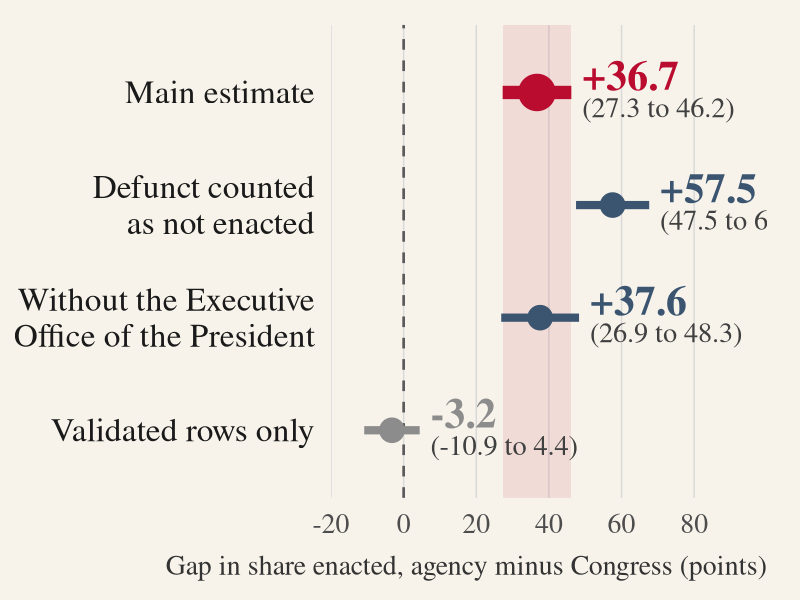
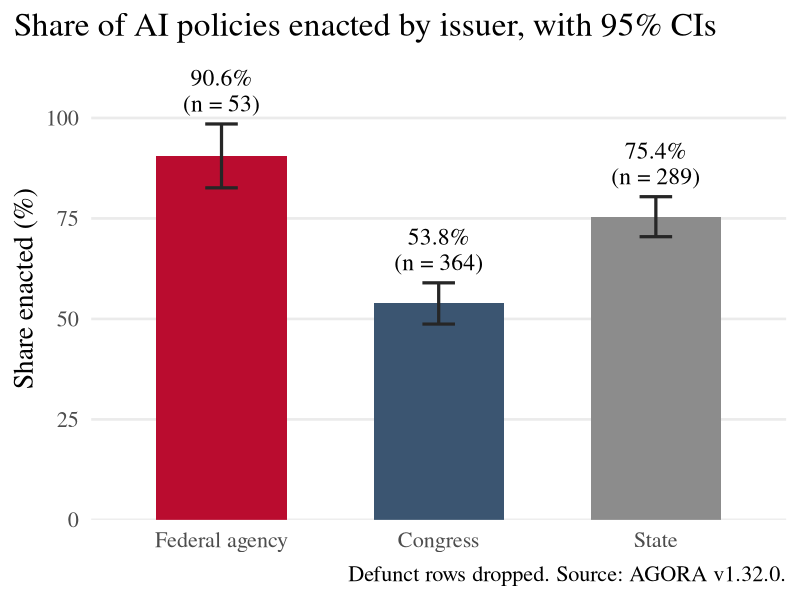
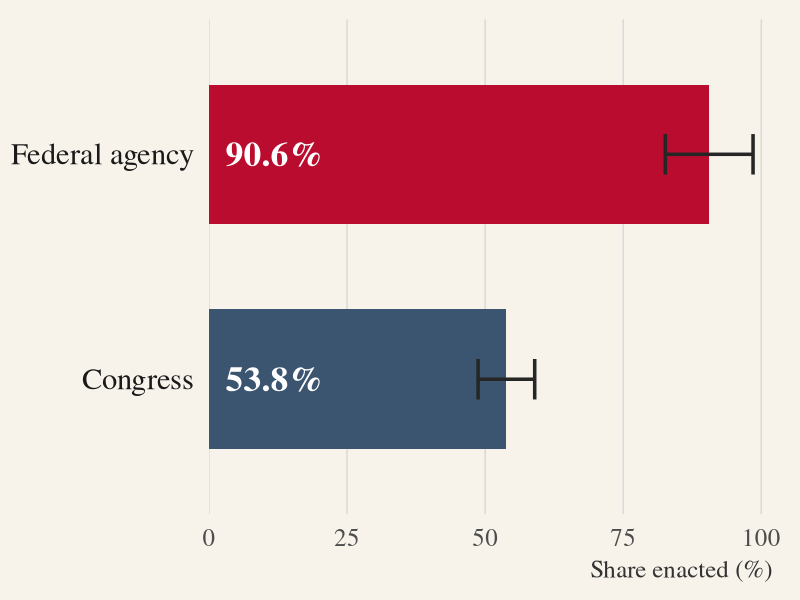
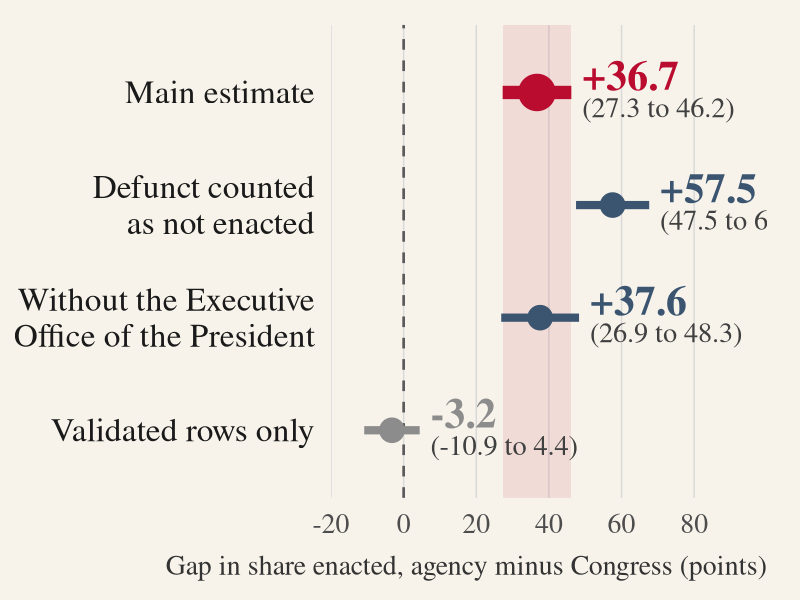
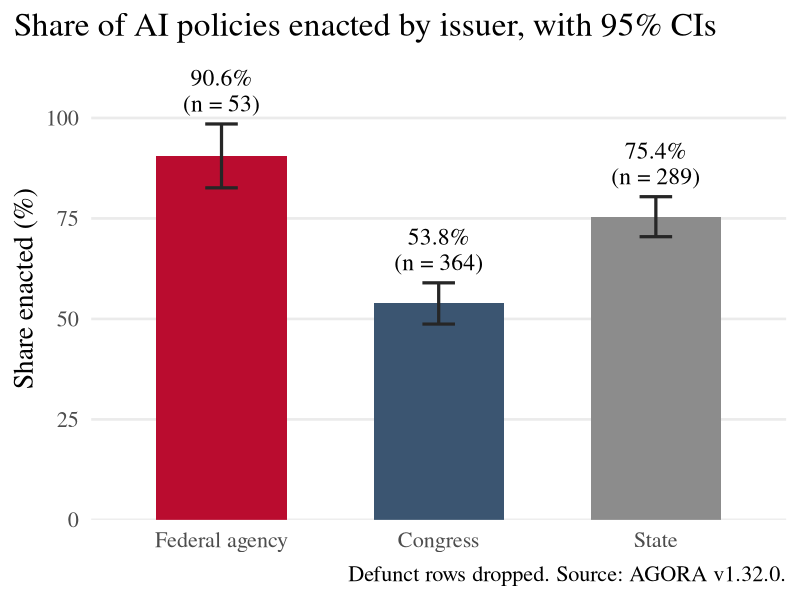
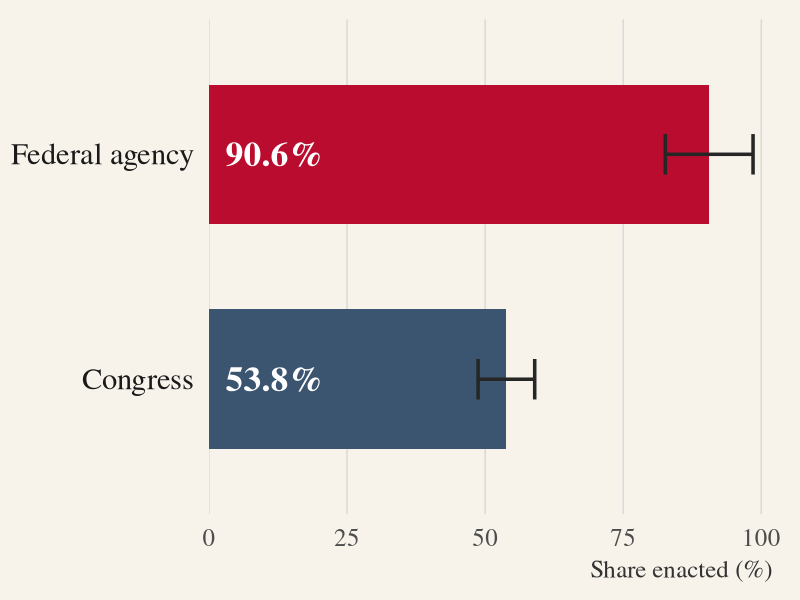

The R script that drew these images, in order:
## INTL 7007 final project
## does who issues an AI policy affect whether it gets enacted?
## H1: AI policies issued by federal agencies are more likely to be enacted than AI bills proposed in Congress.
## H0: The issuing authority makes no difference to whether an AI policy is enacted.
## data: AGORA v1.32.0 (ETO), https://doi.org/10.5281/zenodo.21964209

## packages
library(ggplot2)

## loading the data
documents <- read.csv("data/agora/documents.csv")
authorities <- read.csv("data/agora/authorities.csv")

head(documents[, c("Authority", "Most.recent.activity")])
dim(documents)
dim(authorities)

## most recent activity
table(documents$Most.recent.activity, exclude = NULL)

## number of different authorities
dim(table(documents$Authority))

## parent group for each authority (from authorities.csv)
documents$parent <- authorities$Parent.authority[match(documents$Authority,
                                                       authorities$Name)]
sum(is.na(match(documents$Authority, authorities$Name)))
table(documents$parent, exclude = NULL)

## issuer: Congress, federal agency or state
documents$issuer <- NA
documents$issuer <- ifelse(documents$Authority == "United States Congress",
                           "Congress", documents$issuer)
documents$issuer <- ifelse(documents$parent == "Federal government" &
                           documents$Authority != "United States Congress",
                           "Federal agency", documents$issuer)
documents$issuer <- ifelse(documents$parent == "State governments",
                           "State", documents$issuer)
table(documents$issuer, exclude = NULL)

## authorities counted as federal agencies
table(documents$Authority[documents$issuer == "Federal agency"])

## keeping Congress, federal agencies and states only
issuers <- documents[!is.na(documents$issuer), ]
table(issuers$issuer, issuers$Most.recent.activity)

## dropping Defunct (DV is proposed or enacted)
policies <- issuers[issuers$Most.recent.activity != "Defunct", ]
policies$enacted <- ifelse(policies$Most.recent.activity == "Enacted", 1, 0)

## N used and dropped
nrow(documents)
nrow(documents) - nrow(issuers)
sum(issuers$Most.recent.activity == "Defunct")
nrow(policies)

## enacted and proposed by issuer
activity_counts <- table(policies$issuer, policies$Most.recent.activity)
activity_counts
sum(activity_counts)

## percentages within each issuer
100 * prop.table(activity_counts, margin = 1)

## share enacted by issuer
congress <- policies$enacted[policies$issuer == "Congress"]
agency <- policies$enacted[policies$issuer == "Federal agency"]
state <- policies$enacted[policies$issuer == "State"]

table(policies$issuer)

pct_enacted <- 100 * c("Congress" = mean(congress),
                       "Federal agency" = mean(agency),
                       "State" = mean(state))
pct_enacted

## 95% confidence intervals
## Congress
100 * (mean(congress) - 1.96 * sqrt(var(congress) / length(congress)))
100 * (mean(congress) + 1.96 * sqrt(var(congress) / length(congress)))

## federal agency
100 * (mean(agency) - 1.96 * sqrt(var(agency) / length(agency)))
100 * (mean(agency) + 1.96 * sqrt(var(agency) / length(agency)))

## state
100 * (mean(state) - 1.96 * sqrt(var(state) / length(state)))
100 * (mean(state) + 1.96 * sqrt(var(state) / length(state)))

## federal agency vs Congress
treatment <- policies[policies$issuer == "Federal agency", ]
control <- policies[policies$issuer == "Congress", ]
n_t <- nrow(treatment)
n_c <- nrow(control)

## difference in means
diff_means <- mean(treatment$enacted) - mean(control$enacted)
100 * diff_means

## standard error
se_diff <- sqrt(var(treatment$enacted) / n_t + var(control$enacted) / n_c)

## 95% confidence interval
100 * (diff_means - 1.96 * se_diff)
100 * (diff_means + 1.96 * se_diff)

## z-statistic and two-sided p-value
z_obs <- diff_means / se_diff
z_obs
2 * pnorm(-abs(z_obs))

## same comparison with lm()
two_groups <- policies[policies$issuer != "State", ]
two_groups$agency <- ifelse(two_groups$issuer == "Federal agency", 1, 0)
fit <- lm(enacted ~ agency, data = two_groups)
fit
summary(fit)$coef

## check 1: Defunct counted as not enacted
issuers$enacted <- ifelse(issuers$Most.recent.activity == "Enacted", 1, 0)
agency_all <- issuers$enacted[issuers$issuer == "Federal agency"]
congress_all <- issuers$enacted[issuers$issuer == "Congress"]
length(agency_all)
length(congress_all)

diff_defunct <- mean(agency_all) - mean(congress_all)
se_defunct <- sqrt(var(agency_all) / length(agency_all) +
                   var(congress_all) / length(congress_all))
100 * diff_defunct
100 * (diff_defunct - 1.96 * se_defunct)
100 * (diff_defunct + 1.96 * se_defunct)
diff_defunct / se_defunct
2 * pnorm(-abs(diff_defunct / se_defunct))

## check 2: without the Executive Office of the President
agency_no_eop <- policies$enacted[policies$issuer == "Federal agency" &
                                  policies$Authority != "Executive Office of the President"]
length(agency_no_eop)

diff_no_eop <- mean(agency_no_eop) - mean(control$enacted)
se_no_eop <- sqrt(var(agency_no_eop) / length(agency_no_eop) +
                  var(control$enacted) / n_c)
100 * diff_no_eop
100 * (diff_no_eop - 1.96 * se_no_eop)
100 * (diff_no_eop + 1.96 * se_no_eop)
diff_no_eop / se_no_eop
2 * pnorm(-abs(diff_no_eop / se_no_eop))

## check 3: validated rows only
validated <- policies[policies$Validated. == "true", ]
table(validated$issuer, validated$Most.recent.activity)

agency_val <- validated$enacted[validated$issuer == "Federal agency"]
congress_val <- validated$enacted[validated$issuer == "Congress"]
length(agency_val)
length(congress_val)

diff_val <- mean(agency_val) - mean(congress_val)
se_val <- sqrt(var(agency_val) / length(agency_val) +
               var(congress_val) / length(congress_val))
100 * diff_val
100 * (diff_val - 1.96 * se_val)
100 * (diff_val + 1.96 * se_val)
diff_val / se_val
2 * pnorm(-abs(diff_val / se_val))

## numbers for the assuming sentence
round(100 * diff_means, 1)
round(100 * (diff_means - 1.96 * se_diff), 1)
round(100 * (diff_means + 1.96 * se_diff), 1)

## check 4: without the NDAA rows
## each NDAA section is its own row, so one law can add lots of enacted rows
policies$ndaa <- ifelse(grepl("NDAA", policies$Collections), 1, 0)
table(policies$issuer, policies$ndaa)

congress_no_ndaa <- policies$enacted[policies$issuer == "Congress" &
                                     policies$ndaa == 0]
length(congress_no_ndaa)
100 * mean(congress_no_ndaa)

diff_no_ndaa <- mean(agency) - mean(congress_no_ndaa)
se_no_ndaa <- sqrt(var(agency) / length(agency) +
                   var(congress_no_ndaa) / length(congress_no_ndaa))
100 * diff_no_ndaa
100 * (diff_no_ndaa - 1.96 * se_no_ndaa)
100 * (diff_no_ndaa + 1.96 * se_no_ndaa)
diff_no_ndaa / se_no_ndaa
2 * pnorm(-abs(diff_no_ndaa / se_no_ndaa))

## check 5: lm() also holding constant whether the policy mainly applies to government
two_groups$applies_gov <- ifelse(two_groups$Primarily.applies.to.the.government == "true", 1, 0)
table(two_groups$issuer, two_groups$applies_gov)

fit_gov <- lm(enacted ~ agency + applies_gov, data = two_groups)
fit_gov
summary(fit_gov)$coef

## unique Congress bills (one link can cover several section rows)
length(unique(policies$Link.to.document[policies$issuer == "Congress"]))

## summaries that may include unreviewed machine output
table(policies$Summaries.and.tags.may.include.unreviewed.machine.output)
sum(policies$Summaries.and.tags.may.include.unreviewed.machine.output == "true")

## the four federal agency rows that went Defunct
defunct_agency <- issuers[issuers$issuer == "Federal agency" &
                          issuers$Most.recent.activity == "Defunct", ]
defunct_agency[, c("Official.name", "Authority",
                   "Proposed.date", "Most.recent.activity.date")]

## text analysis of the short summaries
## drop stop words, months, drafting words and US state names
stops <- c(
  "a", "about", "after", "again", "against", "all", "also", "an", "and", "any",
  "are", "as", "at", "be", "because", "been", "before", "being", "between",
  "both", "but", "by", "can", "did", "do", "does", "doing", "down", "during",
  "each", "few", "for", "from", "further", "had", "has", "have", "having",
  "he", "her", "here", "hers", "herself", "him", "himself", "his", "how",
  "i", "if", "in", "into", "is", "it", "its", "itself", "just", "me", "more",
  "most", "my", "myself", "no", "nor", "not", "now", "of", "off", "on",
  "once", "only", "or", "other", "our", "ours", "ourselves", "out", "over",
  "own", "same", "she", "should", "so", "some", "such", "than", "that",
  "the", "their", "theirs", "them", "themselves", "then", "there", "these",
  "they", "this", "those", "through", "to", "too", "under", "until", "up",
  "very", "was", "we", "were", "what", "when", "where", "which", "while",
  "who", "whom", "why", "will", "with", "you", "your", "yours", "yourself",
  "yourselves",
  "january", "february", "march", "april", "may", "june", "july", "august",
  "september", "october", "november", "december",
  "act", "acts", "bill", "bills", "section", "sections", "title", "titles",
  "law", "laws", "requires", "require", "establishes", "establish",
  "amends", "amend", "directs", "authorizes", "provides", "provide",
  "alabama", "alaska", "arizona", "arkansas", "california", "colorado",
  "connecticut", "delaware", "florida", "georgia", "hawaii", "idaho",
  "illinois", "indiana", "iowa", "kansas", "kentucky", "louisiana", "maine",
  "maryland", "massachusetts", "michigan", "minnesota", "mississippi",
  "missouri", "montana", "nebraska", "nevada", "ohio", "oklahoma", "oregon",
  "pennsylvania", "tennessee", "texas", "utah", "vermont", "virginia",
  "washington", "wisconsin", "wyoming", "hampshire", "jersey", "mexico",
  "york", "carolina", "dakota", "columbia", "rhode"
)

clean_words <- function(text) {
  text <- tolower(paste(text, collapse = " "))
  text <- gsub("[^a-z]+", " ", text)
  words <- unlist(strsplit(text, " "))
  words <- words[words != ""]
  words <- words[nchar(words) >= 3]
  words[!(words %in% stops)]
}

congress_words <- clean_words(policies$Short.summary[policies$issuer == "Congress"])
agency_words <- clean_words(policies$Short.summary[policies$issuer == "Federal agency"])
state_words <- clean_words(policies$Short.summary[policies$issuer == "State"])

congress_tab <- sort(table(congress_words), decreasing = TRUE)
agency_tab <- sort(table(agency_words), decreasing = TRUE)
state_tab <- sort(table(state_words), decreasing = TRUE)

length(congress_words)
length(agency_words)
length(state_words)
head(congress_tab, 10)
head(agency_tab, 10)
head(state_tab, 10)

## how alike is the language? word shares for words used by both issuers
shared_ca <- intersect(names(congress_tab), names(agency_tab))
congress_share_ca <- as.numeric(congress_tab[shared_ca]) / length(congress_words)
agency_share_ca <- as.numeric(agency_tab[shared_ca]) / length(agency_words)
cor(congress_share_ca, agency_share_ca)
cor_ca <- cor.test(congress_share_ca, agency_share_ca)
cor_ca
cor_ca$estimate
cor_ca$conf.int
cor_ca$p.value
length(shared_ca)

shared_cs <- intersect(names(congress_tab), names(state_tab))
congress_share_cs <- as.numeric(congress_tab[shared_cs]) / length(congress_words)
state_share_cs <- as.numeric(state_tab[shared_cs]) / length(state_words)
cor(congress_share_cs, state_share_cs)
cor_cs <- cor.test(congress_share_cs, state_share_cs)
cor_cs
cor_cs$estimate
cor_cs$conf.int
cor_cs$p.value
length(shared_cs)

## appendix: tf-idf
## tf = count / total words; idf = log(3 / how many issuers use the word)
all_words <- unique(c(names(congress_tab), names(agency_tab), names(state_tab)))
n_issuers <- (all_words %in% names(congress_tab)) +
  (all_words %in% names(agency_tab)) +
  (all_words %in% names(state_tab))
idf <- log(3 / n_issuers)
names(idf) <- all_words

congress_tfidf <- sort((as.numeric(congress_tab) / length(congress_words)) *
                       idf[names(congress_tab)], decreasing = TRUE)
agency_tfidf <- sort((as.numeric(agency_tab) / length(agency_words)) *
                     idf[names(agency_tab)], decreasing = TRUE)
state_tfidf <- sort((as.numeric(state_tab) / length(state_words)) *
                    idf[names(state_tab)], decreasing = TRUE)

head(congress_tfidf, 10)
head(agency_tfidf, 10)
head(state_tfidf, 10)

## figure 1: the gap with 95% CIs, main estimate and the three checks
## colours from the poster: crimson, slate, grey, cream
crimson <- "#BA0C2F"
slate <- "#3B5571"
cream <- "#F7F3EA"

gap_ci <- data.frame(
  label = c("Main estimate",
            "Defunct counted\nas not enacted",
            "Without the Executive\nOffice of the President",
            "Validated rows only"),
  type = c("Main", "Check", "Check", "Validated"),
  est = 100 * c(diff_means, diff_defunct, diff_no_eop, diff_val),
  se = 100 * c(se_diff, se_defunct, se_no_eop, se_val)
)
gap_ci$lo <- gap_ci$est - 1.96 * gap_ci$se
gap_ci$hi <- gap_ci$est + 1.96 * gap_ci$se
gap_ci$label <- factor(gap_ci$label, levels = rev(gap_ci$label))
gap_ci$text <- sprintf("%+.1f", gap_ci$est)
gap_ci$ci_text <- sprintf("(%.1f to %.1f)", gap_ci$lo, gap_ci$hi)
gap_ci

fig_gap <- ggplot(gap_ci, aes(x = est, y = label, colour = type)) +
  annotate("rect", xmin = gap_ci$lo[1], xmax = gap_ci$hi[1],
           ymin = -Inf, ymax = Inf, fill = crimson, alpha = 0.10) +
  geom_vline(xintercept = 0, linetype = "dashed", colour = "grey35",
             linewidth = 0.9) +
  geom_errorbarh(aes(xmin = lo, xmax = hi, linewidth = type), height = 0) +
  geom_point(aes(size = type)) +
  geom_text(aes(x = hi, label = text), hjust = 0, nudge_x = 3,
            vjust = -0.1, size = 10.5, family = "serif", fontface = "bold",
            show.legend = FALSE) +
  geom_text(aes(x = hi, label = ci_text), hjust = 0, nudge_x = 3,
            vjust = 1.3, size = 7.2, family = "serif", colour = "grey25",
            show.legend = FALSE) +
  scale_colour_manual(values = c(Main = crimson, Check = slate,
                                 Validated = "grey55")) +
  scale_linewidth_manual(values = c(Main = 4.5, Check = 2.8, Validated = 2.8)) +
  scale_size_manual(values = c(Main = 12, Check = 8, Validated = 8)) +
  scale_x_continuous(limits = c(-20, 100), breaks = seq(-20, 80, 20),
                     expand = c(0, 0)) +
  labs(x = "Gap in share enacted, agency minus Congress (points)",
       y = NULL) +
  theme_minimal(base_size = 26, base_family = "serif") +
  theme(legend.position = "none",
        plot.background = element_rect(fill = cream, colour = NA),
        panel.grid.minor = element_blank(),
        panel.grid.major.y = element_blank(),
        panel.grid.major.x = element_line(colour = "grey85", linewidth = 0.5),
        axis.text.y = element_text(colour = "grey10", size = 24,
                                   lineheight = 0.9),
        axis.text.x = element_text(colour = "grey30", size = 20),
        axis.title.x = element_text(size = 20, colour = "grey20", hjust = 1,
                                    margin = margin(t = 12)),
        plot.margin = margin(18, 24, 14, 10))
fig_gap

ggsave("site/assets/fig_gap_ci.png", fig_gap, width = 11, height = 7.2,
       dpi = 300, bg = cream)

## appendix figure: share enacted by issuer with 95% CIs (not on the poster)
share_ci <- data.frame(
  issuer = c("Federal agency", "Congress", "State"),
  n = c(length(agency), length(congress), length(state)),
  est = 100 * c(mean(agency), mean(congress), mean(state)),
  se = 100 * c(sqrt(var(agency) / length(agency)),
               sqrt(var(congress) / length(congress)),
               sqrt(var(state) / length(state)))
)
share_ci$lo <- share_ci$est - 1.96 * share_ci$se
share_ci$hi <- share_ci$est + 1.96 * share_ci$se
share_ci$issuer <- factor(share_ci$issuer, levels = share_ci$issuer)
share_ci$text <- sprintf("%.1f%%\n(n = %d)", share_ci$est, share_ci$n)
share_ci

fig_share <- ggplot(share_ci, aes(x = issuer, y = est)) +
  geom_col(fill = c(crimson, slate, "grey55"), width = 0.6) +
  geom_errorbar(aes(ymin = lo, ymax = hi), width = 0.15, linewidth = 1.1,
                colour = "grey15") +
  geom_text(aes(y = hi, label = text), vjust = -0.3, size = 6,
            family = "serif", lineheight = 0.9) +
  scale_y_continuous(limits = c(0, 115), breaks = seq(0, 100, 25),
                     expand = c(0, 0)) +
  labs(x = NULL, y = "Share enacted (%)",
       title = "Share of AI policies enacted by issuer, with 95% CIs",
       caption = "Defunct rows dropped. Source: AGORA v1.32.0.") +
  theme_minimal(base_size = 20, base_family = "serif") +
  theme(plot.background = element_rect(fill = "white", colour = NA),
        panel.grid.minor = element_blank(),
        panel.grid.major.x = element_blank(),
        plot.title.position = "plot")
fig_share

dir.create("figures", showWarnings = FALSE)
ggsave("figures/fig_share_by_issuer.png", fig_share, width = 10, height = 7,
       dpi = 300, bg = "white")

## poster figure 2: share enacted, federal agency vs Congress, with 95% CIs
share_two <- share_ci[share_ci$issuer != "State", ]
share_two$issuer <- factor(share_two$issuer, levels = c("Congress", "Federal agency"))
share_two$text <- sprintf("%.1f%%", share_two$est)

fig_share_poster <- ggplot(share_two, aes(x = est, y = issuer)) +
  geom_col(aes(fill = issuer), width = 0.62) +
  geom_errorbarh(aes(xmin = lo, xmax = hi), height = 0.18, linewidth = 1.2,
                 colour = "grey15") +
  geom_text(aes(x = 3, label = text), hjust = 0, size = 9, colour = "white",
            family = "serif", fontface = "bold") +
  scale_fill_manual(values = c("Federal agency" = crimson, Congress = slate)) +
  scale_x_continuous(limits = c(0, 102), breaks = seq(0, 100, 25),
                     expand = c(0, 0)) +
  labs(x = "Share enacted (%)", y = NULL) +
  theme_minimal(base_size = 24, base_family = "serif") +
  theme(legend.position = "none",
        plot.background = element_rect(fill = cream, colour = NA),
        panel.grid.minor = element_blank(),
        panel.grid.major.y = element_blank(),
        panel.grid.major.x = element_line(colour = "grey85", linewidth = 0.5),
        axis.text.y = element_text(colour = "grey10", size = 22),
        axis.text.x = element_text(colour = "grey30", size = 18),
        axis.title.x = element_text(size = 18, colour = "grey20", hjust = 1),
        plot.margin = margin(14, 20, 12, 8))
fig_share_poster

ggsave("site/assets/fig_share.png", fig_share_poster, width = 8, height = 3.6,
       dpi = 300, bg = cream)
